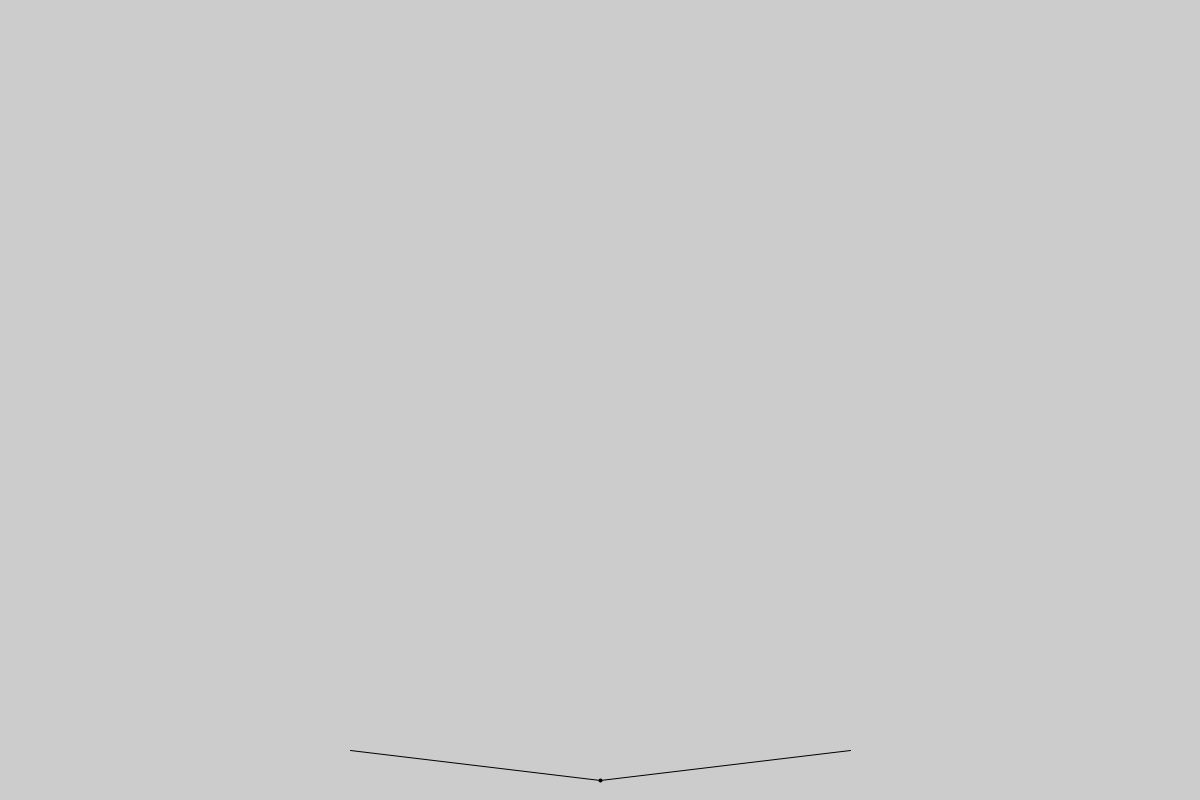
Frame 1 (no input)
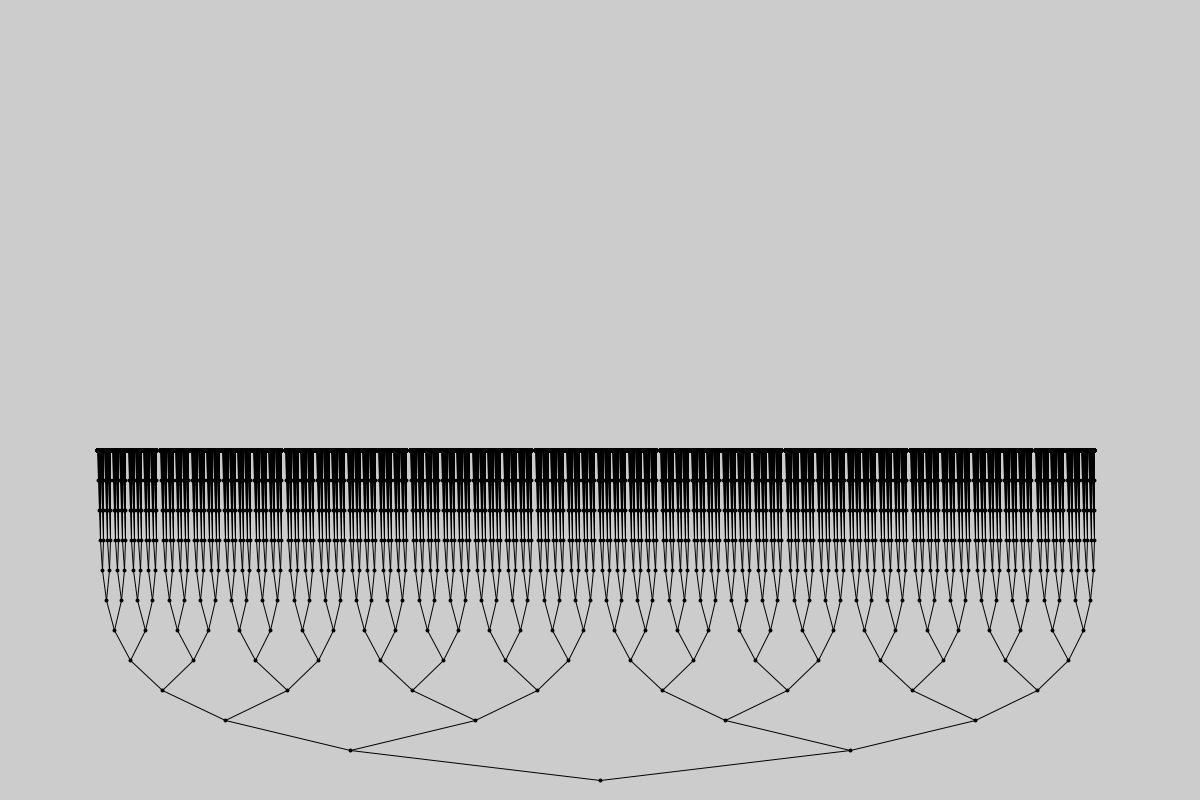
Frame 60 (the mouse pressed at the canvas centre just before this capture)
Frame 120 (the mouse held since frame 60 and released just before this capture): identical to frame 60, image omitted

The Processing sketch that drew these frames (run headless with seeded random() and noise(); from frame 60 on, the mouse is pressed at the canvas centre):

// Processing sketch: Fractal_Tree
// ── Fractal_Tree.pde
ArrayList<PVector> points = new ArrayList<PVector>();
double spacer = 250;
int generation = 0;

void setup(){
  size(1200,800);
  points.add(new PVector(width/2,height - 20));
  translate(width/2,height/2);
  scale(2);
}

void display(){
  for(int i = 0;i < points.size();i++){
    
    strokeWeight(4);
    point(points.get(i).x,points.get(i).y);
  }
}

void generate(){
  ArrayList<PVector> nextGen = new ArrayList<PVector>();
  for(int i = 0;i < points.size();i++){
    nextGen.add(new PVector((int)(points.get(i).x + spacer),(int)(points.get(i).y - 30)));
    nextGen.add(new PVector((int)(points.get(i).x - spacer),(int)(points.get(i).y - 30)));
  }
  
  strokeWeight(1);
  for(int i = 0;i < points.size();i++){
    line(points.get(i).x,points.get(i).y,nextGen.get(i*2).x,nextGen.get(i*2).y);
    line(points.get(i).x,points.get(i).y,nextGen.get(i*2+1).x,nextGen.get(i*2+1).y);
  }
  
  points = nextGen;
  
  spacer /= 2;
}

void draw(){
  //background(255);
  display();
  if(generation <= 10){
    generate();
  }
  
  generation++;
}
